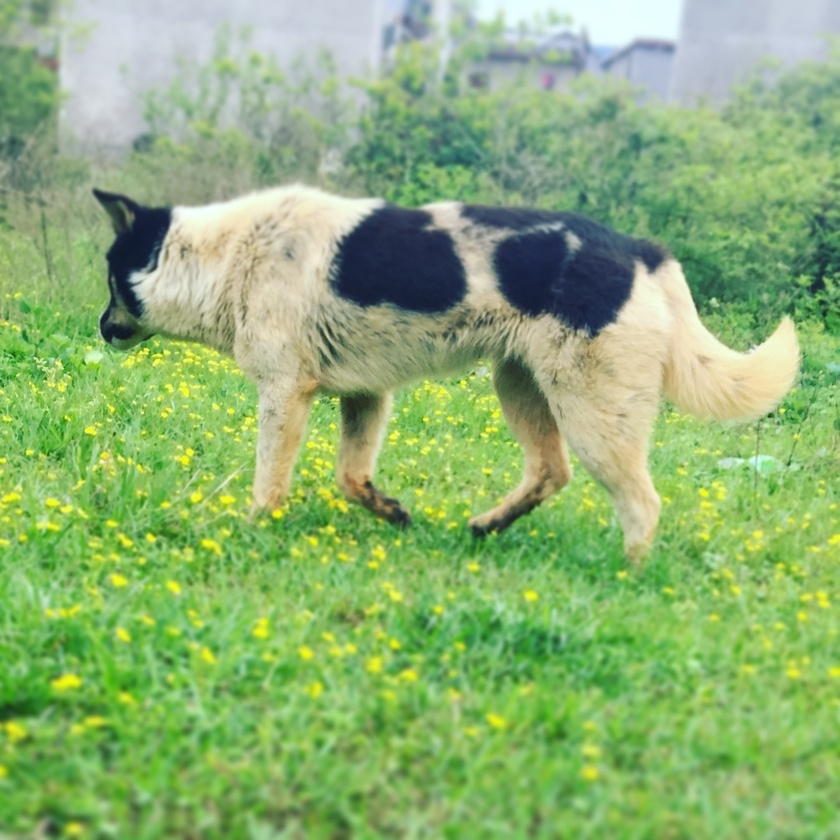
#> input picture OpenCV-Notes/图像的特效变换/img.jpg, 840 x 840 px, shrunk from 1426 x 1426 before the run
$ python Reversal.py
#> lines starting #> are read from the running program, lines starting #| are printed output that depends on the picture
#gray 0~255 255-当前像素值
import cv2
import numpy as np
img = cv2.imread('img.jpg',1)
#> img is the input picture: shape (840, 840, 3); mean B, G, R 115.4, 176.9, 140.5
imgInfo = img.shape
#> imgInfo = (840, 840, 3)
height = imgInfo[0]
#> height = 840
width = imgInfo[1]
#> width = 840
# [10 lines of commented-out code are left out]
dst = np.zeros((height, width, 3), np.uint8)
for i in range(0, height):
    for j in range(0, width):
        (b,g,r) = img[i,j]
        dst[i,j] = [255-b,255-g,255-r]
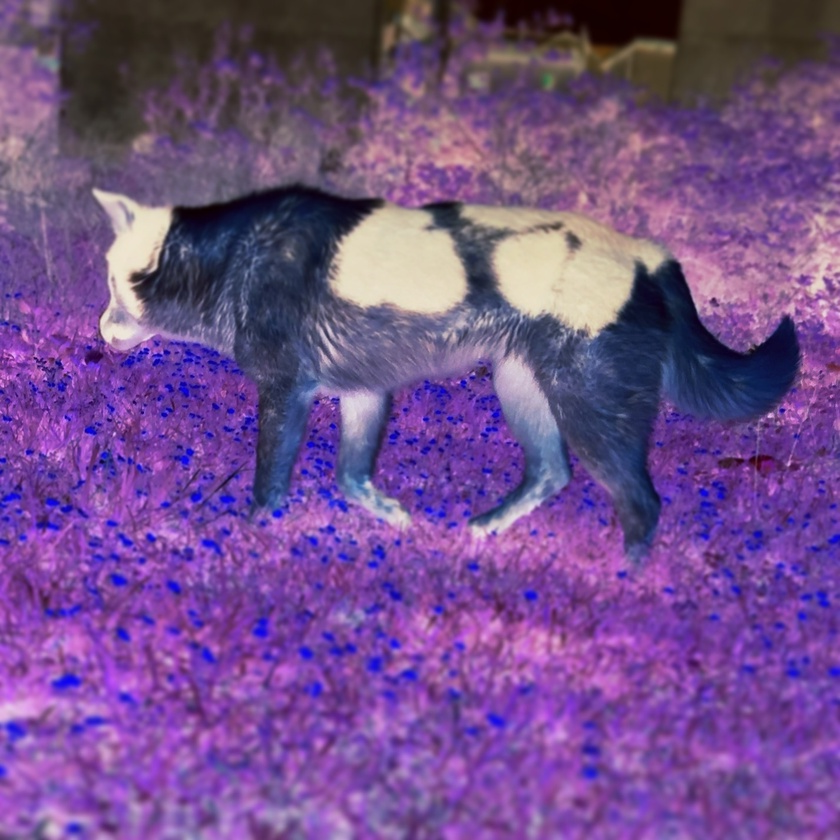
#> dst: shape (840, 840, 3); mean B, G, R 139.6, 78.1, 114.5
cv2.imshow('dst',dst)
cv2.waitKey()
